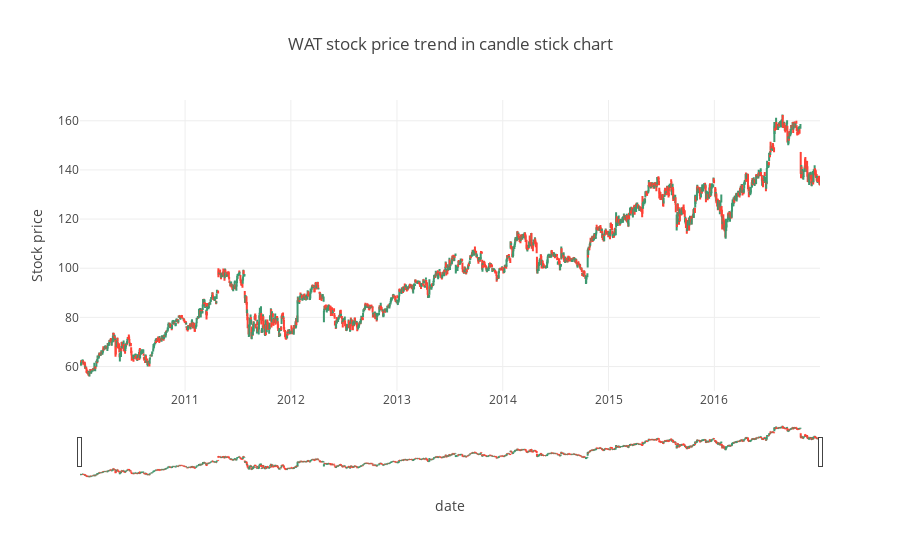

The code cell stored with this chart in its notebook:
### Markdown cell above
Step 6:
To visualize the task ,I plan to use candlestick charts and line plots to encode the data.

Candlestick chart:
The candlestick chat is specialized in dealing with financial data.This chart will encode five different columns,they are date, open,high,low and close.This plot use lines as visual encoding and use vertical position as channels.

Line plot:
In this plot I will first derive the original dataset by generating a new column called "average stock price".This column is the average of high price and low price and I will use this column to represent stock price.This plot will encode date and average stock price columns.The marks are points and the channels are vertical position.

### Code cell
# step 7:candlestick plot
from datetime import datetime
# filter the data with symbol=WAT
WAT_price=stock_price.query('symbol=="WAT"')
# generate data for plot candelstick plot
trace = go.Ohlc(x=WAT_price['date'],
                open=WAT_price['open'],
                high=WAT_price['high'],
                low=WAT_price['low'],
                close=WAT_price['close'])
data = [trace]
# generate x-axis,y-axis and title
layout = go.Layout(title='WAT stock price trend in candle stick chart',xaxis=dict(title='date'),yaxis=dict(title='Stock price'))
# combine data and layout into a dictionary
fig = dict(data=data, layout=layout)
offline.iplot(fig, filename='simple_candlestick')

### Figure 1 — Plotly figure (JSON) as saved in the notebook; plotly's stock layout.template omitted (floating-point values rounded to 4 significant figures; data arrays with more than 128 entries replaced by an {"elided": "..."} marker saying what was removed)
{"data": [{"close": {"elided": "1762 float values"}, "high": {"elided": "1762 float values"}, "low": {"elided": "1762 float values"}, "open": {"elided": "1762 float values"}, "type": "ohlc", "uid": "6dceb9f6-4338-4a16-862c-3910bf1f8704", "x": {"elided": "1762 str values"}}], "layout": {"title": {"text": "WAT stock price trend in candle stick chart"}, "xaxis": {"title": {"text": "date"}}, "yaxis": {"title": {"text": "Stock price"}}}}
